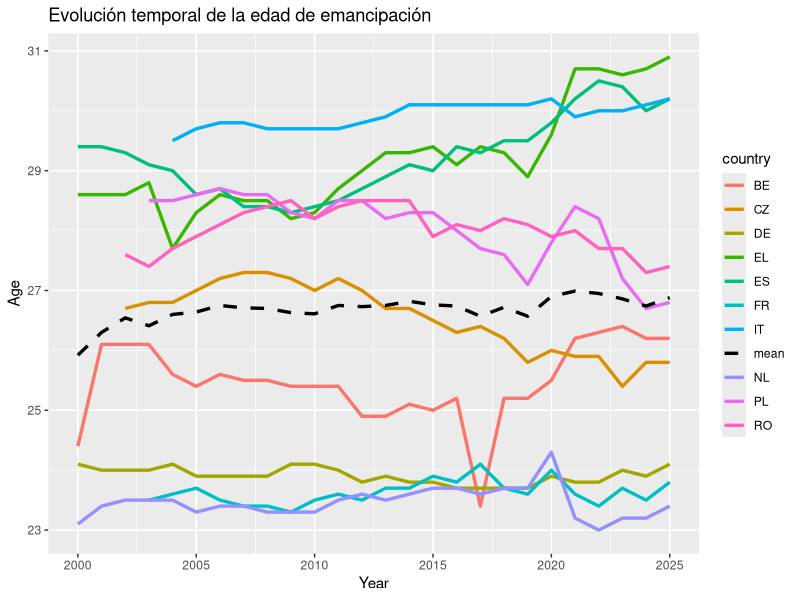
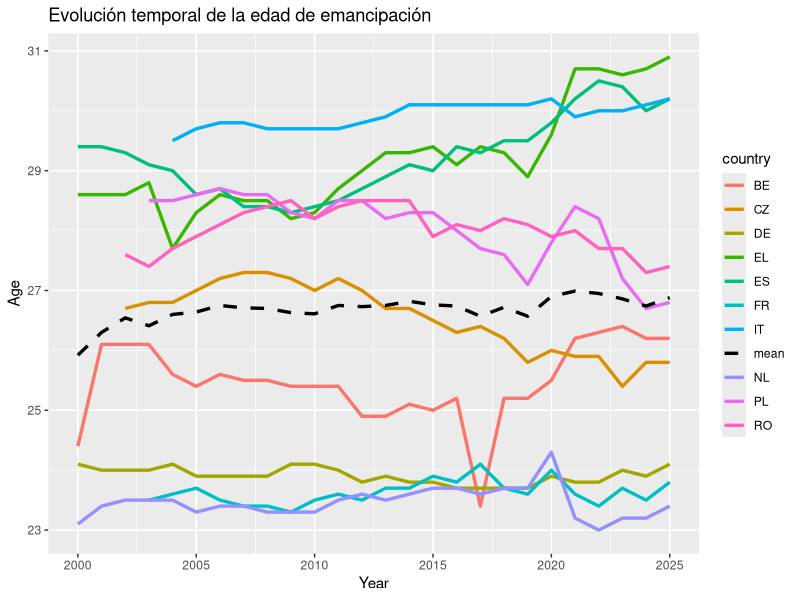

Here is the R script that generated these plots, in order: (Note: this script raises an error after producing the figures.)
## ---- chunk 1
library(readr)
library(stringr)
library(dplyr)
library(tidyr)
library(magrittr)
library(lubridate)
library(ggplot2)
## ---- chunk 2
poblacion <- read_tsv('data/poblacion_paises.tsv')
str(poblacion)
head(poblacion)

colnames(poblacion)[1] <- 'country'
poblacion %<>% mutate(country = sub("^.*,", "", country)) %>% mutate(across(-1, ~ as.numeric(gsub('[^0-9.]', '', .x))))

poblacion %<>% transmute(country, population = rowMeans(select(., -country), na.rm = TRUE))
# Calculamos la media poblacional de cada pais desde el 2000 hasta hoy

poblacion %<>% arrange(desc(population)) %>% filter(!(country %in% c('RU', 'UA', 'DE_TOT', 'TR', 'FX', 'BY', 'AZ', 'UK')))
# Ordenamos los paises de mayor a menor poblacion
# Eliminamos algunos que no pertenecen politicamente a Europa

mas.poblacion10 <- poblacion$country[1:10]
# Nos quedamos con los nombres de los 10 primeros

mas.poblacion5 <- poblacion$country[1:5]
# Nos quedamos con los nombres de los 5 primeros
## ---- chunk 3
indep.resid <- read_tsv('data/edad_independencia_residencial.tsv')
str(indep.resid)
head(indep.resid)

colnames(indep.resid)[1] <- 'sex.country'
indep.resid %<>% mutate(sex.country = sub("^.*,([^,]*,[^,]*)$", "\\1", sex.country)) %>% separate(sex.country, into = c('sex', 'country'), sep = ',') %>% mutate(sex = factor(sex))

indep.resid %<>% mutate(across(c(-1, -2), ~ as.numeric(gsub('[^0-9.]', '', .x)))) %>% pivot_longer(cols = c(-1, -2), names_to = 'year', values_to = 'age') %>% mutate(year = as.numeric(year))
## ---- chunk 4
vivir.padres1834 <- read_tsv('data/vivir_con_padres18-34.tsv')
str(vivir.padres1834)
head(vivir.padres1834)

colnames(vivir.padres1834)[1] <- 'status.country'
vivir.padres1834 %<>% mutate(status.country = sub("^[^,]*,([^,]*,).*,([^,]*)$", "\\1\\2", status.country)) %>% separate(status.country, into = c('status', 'country'), sep = ',') %>% mutate(status = factor(status, levels = c('EMP_FT', 'EMP_PT', 'UNE', 'EDUC', 'INAC_OTH'), labels = c('full-time', 'part-time', 'unemployed', 'student', 'other')))

vivir.padres1834 %<>% mutate(across(c(-1, -2), ~ as.numeric(gsub('[^0-9.]', '', .x)))) %>% pivot_longer(cols = c(-1, -2), names_to = 'year', values_to = 'rate') %>% mutate(year = as.numeric(year))
## ---- chunk 5
precio.vivienda <- read_tsv('data/precio_vivienda.tsv')
str(precio.vivienda)
head(precio.vivienda)

colnames(precio.vivienda)[1] <- 'country'
precio.vivienda %<>% mutate(country = sub(".*,", "", country))

precio.vivienda %<>% mutate(across(-1, ~ as.numeric(gsub('[^0-9.]', '', .x)))) %>% pivot_longer(cols = -1, names_to = 'year.quadri', values_to = 'rel.price2015')

precio.vivienda %<>% separate(year.quadri, into = c('year', 'quadri'), sep = '-') %>% mutate(quadri = factor(quadri, ordered=TRUE)) %>% mutate(year = as.numeric(year))
## ---- chunk 6
precio.alquiler <- read_tsv('data/precio_alquiler.tsv')
str(precio.alquiler)
head(precio.alquiler)

colnames(precio.alquiler)[1] <- 'country'
precio.alquiler %<>% mutate(country = sub(".*,", "", country))

precio.alquiler %<>% mutate(across(-1, ~ as.numeric(gsub('[^0-9.]', '', .x)))) %>% pivot_longer(cols = -1, names_to = 'year', values_to = 'rel.price2015') %>% mutate(year = as.numeric(year))
## ---- chunk 7
salarios <- read_tsv('data/salarios.tsv')
str(salarios)
head(salarios)

colnames(salarios)[1] <- 'age.country'
salarios %<>% mutate(age.country = sub("^[^,]*,([^,]*,).*,([^,]*)$", "\\1\\2", age.country)) %>% separate(age.country, into = c('age', 'country'), sep = ',') %>% mutate(age = factor(age, ordered = TRUE))

salarios %<>% mutate(across(c(-1, -2), ~ as.numeric(gsub('[^0-9.]', '', .x)))) %>% pivot_longer(cols = c(-1, -2), names_to = 'year', values_to = 'price.eur') %>% mutate(year = as.numeric(year))
## ---- chunk 8
ipca <- read_tsv('data/ipca.tsv')
str(ipca)
head(ipca)

colnames(ipca)[1] <- 'country'
ipca %<>% mutate(country = sub(".*,", "", country))

ipca %<>% mutate(across(-1, ~ as.numeric(gsub('[^0-9.]', '', .x)))) %>% pivot_longer(cols = -1, names_to = 'year', values_to = 'rel.value2025') %>% mutate(year = as.numeric(year))
## ---- chunk 9
hacinamiento1629 <- read_tsv('data/hacinamiento_nacimiento16-29.tsv')
str(hacinamiento1629)
head(hacinamiento1629)

colnames(hacinamiento1629)[1] <- 'birth.sex.country'
hacinamiento1629 %<>% mutate(birth.sex.country = sub("^.*,([^,]*,[^,]*,)[^,]*,([^,]*)$", "\\1\\2", birth.sex.country)) %>% separate(birth.sex.country, into = c('birth', 'sex', 'country'), sep = ',') %>% mutate(birth = factor(birth, levels = c('EU28_FOR', 'NEU28_FOR', 'NAT'), labels = c('European', 'Foreigner', 'National'))) %>% mutate(sex = factor(sex))

hacinamiento1629 %<>% mutate(across(c(-1, -2, -3), ~ as.numeric(gsub('[^0-9.]', '', .x)))) %>% pivot_longer(cols = c(-1, -2, -3), names_to = 'year', values_to = 'rate') %>% mutate(year = as.numeric(year))
## ---- chunk 10
retr.pagos1629 <- read_tsv('data/retrasos_pagos_16-29.tsv')
str(retr.pagos1629)
head(retr.pagos1629)

colnames(retr.pagos1629)[1] <- 'country'
retr.pagos1629 %<>% mutate(country = sub("^.*,", "", country))

retr.pagos1629 %<>% mutate(across(-1, ~ as.numeric(gsub('[^0-9.]', '', .x)))) %>% pivot_longer(cols = -1, names_to = 'year', values_to = 'rate') %>% mutate(year = as.numeric(year))
## ---- chunk 11
tasa.desemp1539 <- read_tsv('data/desempleo_nivel_educativo15-39.tsv')
# Cargamos los datos
str(tasa.desemp1539)
head(tasa.desemp1539)
# Los visualizamos para ver problemas

colnames(tasa.desemp1539)[1] <- 'sex.level.country'
# Renombramos la 1a columna, ya que solo nos interesan el sexo, nivel educativo y pais
tasa.desemp1539 %<>% mutate(sex.level.country = sub("^.*,([^,]*),([^,]*),([^,]*,[^,]*)$", "\\1,\\3", sex.level.country)) %>% separate(sex.level.country, into = c('sex', 'level', 'country'), sep = ',') %>% mutate(level = factor(level, levels = c('ED0-2', 'ED3_4', 'ED5-8'), labels = c('until.mid.sec', 'until.bac', 'university'), ordered = TRUE)) %>% mutate(sex = factor(sex))
# Quitamos la informacion de las instancias salvo sexo, nivel educativo y pais
# Y separamos ambas columnas
# Convertimos el sexo y el nivel educativo en factores

tasa.desemp1539 %<>% mutate(across(c(-1, -2, -3), ~ as.numeric(gsub('[^0-9.]', '', .x)))) %>% pivot_longer(cols = c(-1, -2, -3), names_to = 'year.quadri', values_to = 'rate')
# Hacemos que las tasas sean exclusivamente numericas
# Pasamos los años a formato tidy
# Obtenemos una columna con los años y sus respectivos cuatrimestres

tasa.desemp1539 %<>% separate(year.quadri, into = c('year', 'quadri'), sep = '-') %>% mutate(quadri = factor(quadri, ordered=TRUE)) %>% mutate(year = as.numeric(year))
# Separamos en columnas de año y cuatrimestre
# Pasamos los cuatrimestres a factor
# Pasamos los años a numerico
## ---- chunk 12
tempor.inv1529 <- read_tsv('data/temporalidad_involuntaria15-29.tsv')
str(tempor.inv1529)
head(tempor.inv1529)

colnames(tempor.inv1529)[1] <- 'sex.country'
tempor.inv1529 %<>% mutate(sex.country = sub("^.*,([^,]*),([^,]*,[^,]*),([^,]*)$", "\\1,\\3", sex.country)) %>% separate(sex.country, into = c('sex', 'country'), sep = ',') %>% mutate(sex = factor(sex))

tempor.inv1529 %<>% mutate(across(c(-1, -2), ~ as.numeric(gsub('[^0-9.]', '', .x)))) %>% pivot_longer(cols = c(-1, -2), names_to = 'year', values_to = 'rate') %>% mutate(year = as.numeric(year))
## ---- chunk 13
tempor.educ1539 <- read_tsv('data/temporalidad_nivel_educativo15-39.tsv')
str(tempor.educ1539)
head(tempor.educ1539)

colnames(tempor.educ1539)[1] <- 'sex.level.country'
tempor.educ1539 %<>% mutate(sex.level.country = sub("^.*,([^,]*),([^,]*),([^,]*,[^,]*)$", "\\1,\\3", sex.level.country)) %>% separate(sex.level.country, into = c('sex', 'level', 'country'), sep = ',') %>% mutate(level = factor(level, levels = c('ED0-2', 'ED3_4', 'ED5-8'), labels = c('until.mid.sec', 'until.bac', 'university'), ordered = TRUE)) %>% mutate(sex = factor(sex))

tempor.educ1539 %<>% mutate(across(c(-1, -2, -3), ~ as.numeric(gsub('[^0-9.]', '', .x)))) %>% pivot_longer(cols = c(-1, -2, -3), names_to = 'year', values_to = 'thous.pers') %>% mutate(year = as.numeric(year))
## ---- chunk 14
indep.resid.total <- indep.resid %>% filter(sex == 'T' & country %in% mas.poblacion10)
age.mean <- indep.resid.total %>% group_by(year) %>% summarise(age.mean = mean(age, na.rm = TRUE), .groups = "drop")
ggplot() + geom_line(data = indep.resid.total, mapping = aes(x = year, y = age, color = country), linewidth = 1.15, na.rm = TRUE) + geom_line(data = age.mean, mapping = aes(x = year, y = age.mean, color = 'mean'), linewidth = 1.15, linetype = 2, na.rm = TRUE) +
  scale_color_manual(values = c(setNames(scales::hue_pal()(length(unique(indep.resid.total$country))), unique(indep.resid.total$country)), "mean" = "black")) +
  labs(title = 'Evolución temporal de la edad de emancipación') + xlab('Year') + ylab('Age')
ggsave('results/edad_emancipacion.pdf', width = 14, height = 10, dpi = 300)
## ---- chunk 15
ggplot(filter(vivir.padres1834.total, year %in% c(2005, 2010, 2015, 2020, 2025), country %in% mas.poblacion5), aes(x = "", y = rate, fill = status)) + geom_col(width = 1) + coord_polar(theta = "y") + facet_grid(country ~ year) + theme_void() + labs(title = 'Distribución de los jóvenes (18 a 34 años) que viven con sus padres', subtitle = 'Evolución temporal por filas de cada país por columnas')
ggsave('results/vivir_con_padres.pdf', width = 14, height = 10, dpi = 300) 
## ---- chunk 16
salarios.final <- filter(salarios, country %in% mas.poblacion5) %>% pivot_wider(names_from = age, values_from = price.eur)
ipca.final <- filter(ipca, country %in% mas.poblacion5)
salarios.infl <- right_join(ipca.final, salarios.final)
salarios.infl %<>% pivot_longer(cols = c(4,5), names_to = 'age', values_to = 'price.eur')
# Hacemos join de los dataframes de salarios y de la inflacion anualizada (IPCA)
salarios.infl %<>% group_by(age, country) %>% transmute(year, age, country, real.price.eur = price.eur*rel.value2025[year==2015]/rel.value2025) %>% ungroup()
# Creamos una columna con los salarios reales tomando como referencia 2015
salarios.infl %<>% group_by(age, country) %>% transmute(year, age, country, rel.price2015 = real.price.eur/real.price.eur[year == 2015]*100) %>% ungroup()
# Convertimos los salarios a una variable con referencia = 100 en 2015
# Lo hacemos para poder compararlos con la evolucion de vivienda y alquiler
## ---- chunk 17
ggplot() + 
  geom_line(data = filter(salarios.infl, age == 'Y18-24', year >= 2005), mapping = aes(x = year, y = rel.price2015, color = 'income'), linewidth = 1, na.rm = TRUE) + 
  geom_line(data = filter(precio.vivienda, country %in% mas.poblacion5, quadri == 'Q1'), mapping = aes(x = year, y = rel.price2015, color = 'house buying'), linewidth = 1, linetype = 2, na.rm = TRUE) + 
  geom_line(data = filter(precio.alquiler, country %in% mas.poblacion5, year >= 2005), mapping = aes(x = year, y = rel.price2015, color = 'rent'), linewidth = 1, linetype = 3, na.rm = TRUE) + facet_wrap(.~country, nrow = 3) + labs(title = 'Evolución del salario real (descontada inflación) de jóvenes (18-24 años)', subtitle = 'Junto con evolución del precio de la vivienda y del alquiler') + xlab('Year') + ylab('Relative prices (100 in 2015)')
ggsave('results/viviendas_salarios18-24.pdf', width = 14, height = 10, dpi = 300)
## ---- chunk 18
ggplot() + 
  geom_line(data = filter(salarios.infl, age == 'Y25-49', year >= 2005), mapping = aes(x = year, y = rel.price2015, color = 'income'), linewidth = 1, na.rm = TRUE) + 
  geom_line(data = filter(precio.vivienda, country %in% mas.poblacion5, quadri == 'Q1'), mapping = aes(x = year, y = rel.price2015, color = 'house buying'), linewidth = 1, linetype = 2, na.rm = TRUE) + 
  geom_line(data = filter(precio.alquiler, country %in% mas.poblacion5, year >= 2005), mapping = aes(x = year, y = rel.price2015, color = 'rent'), linewidth = 1, linetype = 3, na.rm = TRUE) + facet_wrap(.~country, nrow = 3) + labs(title = 'Evolución del salario real (descontada inflación) de jóvenes (18-24 años)', subtitle = 'Junto con evolución del precio de la vivienda y del alquiler') + xlab('Year') + ylab('Relative prices (100 in 2015)')
ggsave('results/viviendas_salarios25-49.pdf', width = 14, height = 10, dpi = 300)
## ---- chunk 19
income.mean <- salarios.infl %>% group_by(year, age) %>% summarise(income.mean = mean(rel.price2015, na.rm = TRUE), .groups = "drop") %>% ungroup()

housing.mean <- precio.vivienda %>% group_by(year) %>% summarise(housing.mean = mean(rel.price2015, na.rm = TRUE), .groups = "drop") %>% ungroup()

rent.mean <- precio.alquiler %>% group_by(year) %>% summarise(rent.mean = mean(rel.price2015, na.rm = TRUE), .groups = "drop") %>% ungroup() 

mean.df <- income.mean %>% left_join(housing.mean, by = 'year') %>% left_join(rent.mean, by = 'year') %>% filter(year >= 2005)

ggplot(data = mean.df) + geom_line(aes(x = year, y = income.mean, color = 'income mean'), linewidth = 1.15, na.rm = TRUE) + geom_line(aes(x = year, y = housing.mean, color = 'housing price mean'), linewidth = 1.15, na.rm = TRUE) + geom_line(aes(x = year, y = rent.mean, color = 'rent mean'), linewidth = 1.15, na.rm = TRUE) + facet_grid(age~.) + labs(title = 'Evolución del salario y los precios de vivienda y alquiler promedios') + xlab('Year') + ylab('Relative prices (100 in 2015)')
ggsave('results/viviendas_salarios_medios.pdf', width = 14, height = 10, dpi = 300)
